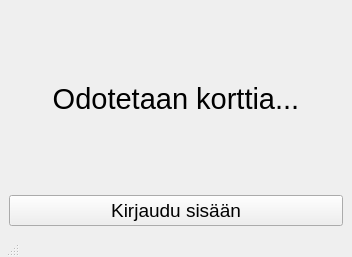
<?xml version="1.0" encoding="UTF-8"?>
<ui version="4.0">
 <class>MainWindow</class>
 <widget class="QMainWindow" name="MainWindow">
  <property name="geometry">
   <rect>
    <x>0</x>
    <y>0</y>
    <width>352</width>
    <height>257</height>
   </rect>
  </property>
  <property name="windowTitle">
   <string>MainWindow</string>
  </property>
  <widget class="QWidget" name="centralwidget">
   <layout class="QGridLayout" name="gridLayout">
    <item row="0" column="0">
     <widget class="QLabel" name="label">
      <property name="sizePolicy">
       <sizepolicy hsizetype="MinimumExpanding" vsizetype="MinimumExpanding">
        <horstretch>0</horstretch>
        <verstretch>0</verstretch>
       </sizepolicy>
      </property>
      <property name="font">
       <font>
        <pointsize>22</pointsize>
       </font>
      </property>
      <property name="text">
       <string>Odotetaan korttia...</string>
      </property>
      <property name="alignment">
       <set>Qt::AlignCenter</set>
      </property>
     </widget>
    </item>
    <item row="1" column="0">
     <widget class="QPushButton" name="auki">
      <property name="font">
       <font>
        <pointsize>14</pointsize>
       </font>
      </property>
      <property name="text">
       <string>Kirjaudu sisään</string>
      </property>
     </widget>
    </item>
   </layout>
  </widget>
  <widget class="QStatusBar" name="statusbar">
   <property name="sizePolicy">
    <sizepolicy hsizetype="Maximum" vsizetype="Maximum">
     <horstretch>0</horstretch>
     <verstretch>0</verstretch>
    </sizepolicy>
   </property>
  </widget>
  <action name="actionhello">
   <property name="text">
    <string>hello</string>
   </property>
  </action>
 </widget>
 <resources/>
 <connections/>
</ui>
